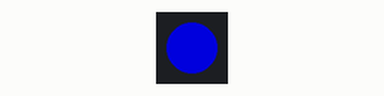
Recording of a sketch running on a simulated ESP32. Shown: 1 RGB LEDs in strip order, left to right. Dim RGB values are drawn brighter than linear; WiFi joins after 1.5 s; servers stay silent unless stated; what the sketch prints to the serial monitor is not drawn.

Above: at 2.0 s.
At 5.0 s:
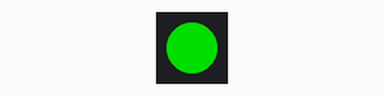
Timing chart, 0 to 6.1 s (numbered marks = the images above):
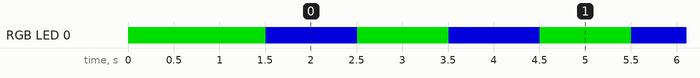

The sketch:

lab8.basic.OTA.new.ino
```cpp
#include <ESPmDNS.h>
#include <WiFiUdp.h>
#include <ArduinoOTA.h>
#include <Adafruit_NeoPixel.h>
#define NUMPIXELS 1
#define PIN 7   // build-in LED - 7
Adafruit_NeoPixel pixels(NUMPIXELS, PIN, NEO_GRB + NEO_KHZ800);
//const char* ssid = "PhoneAP";
//const char* password = "smartcomputerlab";
const char* ssid = "Livebox-08B0";//STA router ssid
const char* password = "G79ji6dtEptVTPWmZP";//STA router password
//variables for blinking an LED with Millis
unsigned long previousMillis = 0;  // will store last time LED was updated
const long interval = 1000;  // interval at which to blink (milliseconds)
int ledState = LOW;  // ledState used to set the LED

void setup() {
  Serial.begin(115200);
  Serial.println("Booting");
  pixels.begin();
  for(int i=0;i<12;i++)pixels.setPixelColor(i, pixels.Color(0, 150, 0));
  pixels.show();
  WiFi.mode(WIFI_STA);
  WiFi.begin(ssid, password);
  while (WiFi.waitForConnectResult() != WL_CONNECTED) {
    Serial.println("Connection Failed! Rebooting...");
    delay(5000); ESP.restart();
  }

  ArduinoOTA.onStart([]() {
          String type;
      if (ArduinoOTA.getCommand() == U_FLASH)
        type = "sketch";
      else // U_SPIFFS
        type = "filesystem";
      // NOTE: if updating SPIFFS this would be the place to unmount SPIFFS using SPIFFS.end()
      Serial.println("Start updating " + type);
    })
    .onEnd([]() {
      Serial.println("\nEnd");
    })
    .onProgress([](unsigned int progress, unsigned int total) {
      Serial.printf("Progress: %u%%\r", (progress / (total / 100)));
    })
    .onError([](ota_error_t error) {
      Serial.printf("Error[%u]: ", error);
      if (error == OTA_AUTH_ERROR) Serial.println("Auth Failed");
      else if (error == OTA_BEGIN_ERROR) Serial.println("Begin Failed");
      else if (error == OTA_CONNECT_ERROR) Serial.println("Connect Failed");
      else if (error == OTA_RECEIVE_ERROR) Serial.println("Receive Failed");
      else if (error == OTA_END_ERROR) Serial.println("End Failed");
    });
  ArduinoOTA.begin();
  Serial.println("Ready");
  Serial.print("IP address: ");
  Serial.println(WiFi.localIP());
}

void loop() {
  ArduinoOTA.handle();
  //loop to blink without delay
  unsigned long currentMillis = millis();
  if (currentMillis - previousMillis >= interval) {
  // save the last time you blinked the LED
  previousMillis = currentMillis;
  // if the LED is off turn it on and vice-versa:
  ledState = not(ledState);
  // set the LED with the ledState of the variable:
  if (ledState== LOW)
    {
      pixels.setPixelColor(0, pixels.Color(0, 150, 0)); pixels.show();
    }
    else
    {
      pixels.setPixelColor(0, pixels.Color(0, 0, 150)); pixels.show();
    }
}


  }
```

Measured:
- by itself, RGB LED 0: repeats every 2.0 s: RGB(0, 0, 150) 1.0 s, RGB(0, 150, 0) 1.0 s
